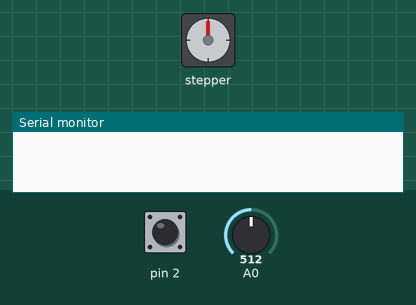
This sketch was run on a simulated Arduino Uno, built with avr-gcc and run on an emulated ATmega328P. Shown: stepper motor, the last lines printed to the serial monitor. Wiring (inferred from the names in the program): stepper motor (2048 steps per turn assumed): coils pin 8, pin 9, pin 10, pin 11. Inputs (shaded band) come from the test bench; at power-on: pin 2 HIGH, A0 = 512.

Above: at 1.2 s.
1.3 s: pin 2 pulled LOW for 0.15 s
At 2.7 s:
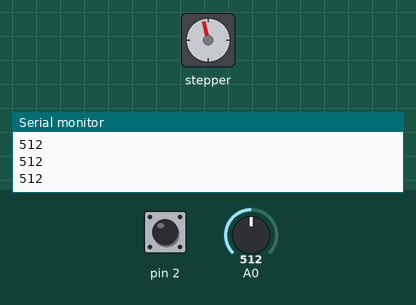
At 6.06 s:
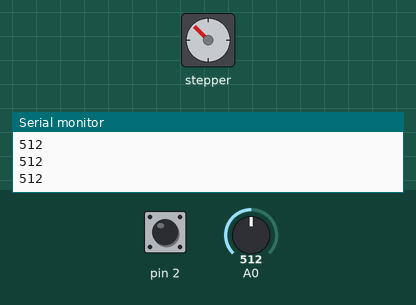
Timing chart, 0 to 12.2 s (numbered marks = the images above; inputs shaded):
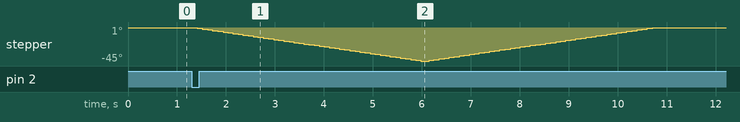

The sketch:

Combine.ino
```cpp
 //Coil A
const int motorPin1  = 8;  // Pin 14 of L293
const int motorPin2  = 9;  // Pin 10 of L293
//Coil B
const int motorPin3  = 10; // Pin  7 of L293
const int motorPin4  = 11; // Pin  2 of L293
float i = 0;
bool x=0,y=0;

void setup(){
  pinMode(A0,INPUT);
  pinMode(2, INPUT_PULLUP);
  //attachInterrupt(digitalPinToInterrupt(2), ISR_EDL, FALLING);
  pinMode(motorPin1, OUTPUT);
  pinMode(motorPin2, OUTPUT);
  pinMode(motorPin3, OUTPUT);
  pinMode(motorPin4, OUTPUT);
  Serial.begin(9600);
  x = digitalRead(2);
}

void scan(){
  for(i=0.0;i<=410;i+=0.05){
    analogWrite(motorPin1, max(0,255*sin(i)));
    analogWrite(motorPin2, max(0,-255*sin(i)));
    analogWrite(motorPin3, max(0,255*cos(i)));
    analogWrite(motorPin4, max(0,-255*cos(i)));
    if(((int)(20*i))%10 == 0)
      Serial.println(analogRead(A0));
  }
  for(;i>0;i-=0.05){
    analogWrite(motorPin1, max(0,255*sin(i)));
    analogWrite(motorPin2, max(0,-255*sin(i)));
    analogWrite(motorPin3, max(0,255*cos(i)));
    analogWrite(motorPin4, max(0,-255*cos(i)));
    if(((int)(20*i))%10 == 0)
      Serial.println(analogRead(A0));
  }
  analogWrite(motorPin1,0);
  analogWrite(motorPin2,0);
  analogWrite(motorPin3,0);
  analogWrite(motorPin4,0);
}

void loop(){
  y = digitalRead(2);
  if(x==1 && y==0)
    scan();
  x = y;
  delay(10);
}
```

Measured:
- after the input at 1.3 s, stepper: turns 45° counter-clockwise in 4.6 s, then 45° clockwise in 4.6 s
